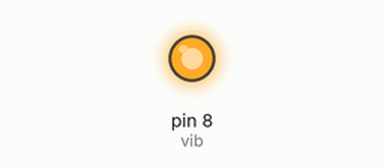
Simulated run of this sketch. Board: Arduino Uno, built with avr-gcc and run on an emulated ATmega328P. On the bench: output pins drawn as LEDs (lit = HIGH).

Above: at 1.0 s.
At 4.5 s:
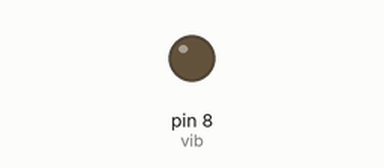
Timing chart, 0 to 9.1 s (numbered marks = the images above):
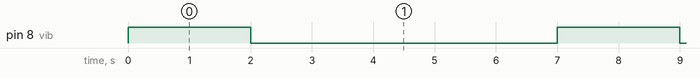

The sketch:

foxVibLoop.ino
```cpp
#define vib 8

void setup() {
  pinMode(vib,OUTPUT);
}

void loop() {
  digitalWrite(vib,HIGH);
  delay(2000);
  digitalWrite(vib,LOW);
  delay(5000);
}
```

Measured:
- by itself, pin 8 (vib): alternates HIGH for 2.0 s and LOW for 5.0 s
